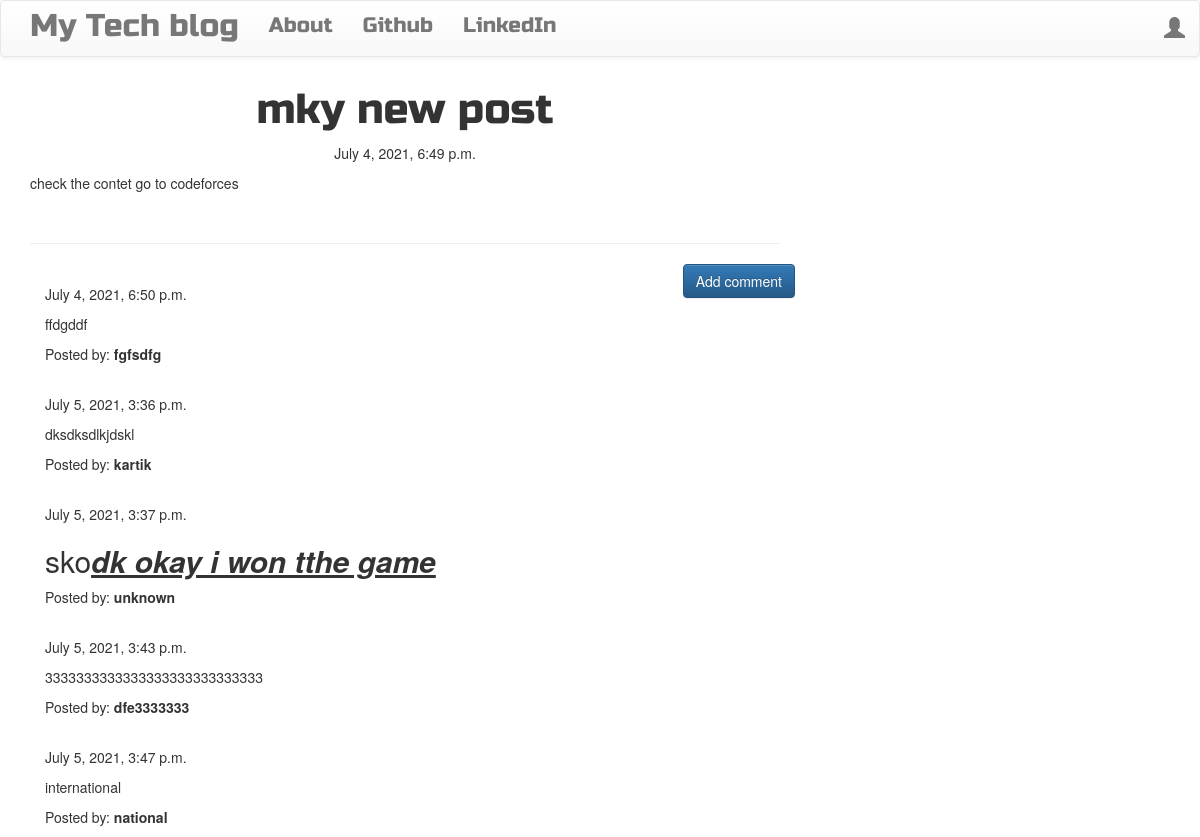
Screenshot of /post/2 with the database file from the repository.
### blog/models.py (models this page shows, shortened)
class Post(models.Model):
    author = models.ForeignKey('auth.User', on_delete=models.CASCADE,)
    title = models.CharField(max_length=200)
    text = models.TextField()
    created_date = models.DateTimeField(default=timezone.now)
    published_date = models.DateTimeField(blank=True, null=True)

class Comment(models.Model):
    post = models.ForeignKey('blog.Post', related_name='comments', on_delete=models.CASCADE,)
    author = models.CharField(max_length=200)
    text = models.TextField()
    created_date = models.DateTimeField(default=timezone.now)
    approved_comment = models.BooleanField(default=True)

### blog/views.py (the view)
# urls.py: re_path('post/(?P<pk>\d+)', views.PostDetailView.as_view(), name='post_detail'),
class PostDetailView(DetailView):
    model = Post

### blog/templates/blog/post_detail.html (shortened to what this page needs)
{% extends 'blog/base.html' %}
{% block content %}
        <h1 class='posttitle loader'>{{ post.title }}</h1>
        {% if post.published_date %}
            <div class="date postdate">
                {{ post.published_date }}
            </div>
        {% else %}
            <a class="btn btn-default" href="{% url 'post_publish' pk=post.pk %}">Publish</a>
        {% endif %}
      <p class='postcontent' >{{ post.text|safe|linebreaksbr }}</p>
  <hr>
  <a class="btn btn-primary btn-comment" href="{% url 'add_comment_to_post' pk=post.pk %}">Add comment</a>
  <div class="container">
  {% for comment in post.comments.all %}
  <br>
      {% if user.is_authenticated or comment.approved_comment %}
              {{ comment.created_date }}
          <p>{{ comment.text|safe|linebreaks }}</p>
          <p>Posted by: <strong>{{ comment.author }}</strong></p>
      {% endif %}
  {% empty %}
      <p>No comments posted.</p>
  {% endfor %}
</div>
{% endblock %}

### blog/templates/blog/base.html (shortened to what this page needs)
<!DOCTYPE html>
{% load static %}
<html>
    <head>
        <link rel="stylesheet" href="https://maxcdn.bootstrapcdn.com/bootstrap/3.3.7/css/bootstrap.min.css">
        <link rel="stylesheet" href="https://maxcdn.bootstrapcdn.com/bootstrap/3.3.7/css/bootstrap-theme.min.css">
        <link rel="stylesheet" href="//cdn.jsdelivr.net/medium-editor/latest/css/medium-editor.min.css" type="text/css" media="screen" charset="utf-8">
        <link rel="stylesheet" href="{% static 'css/blog.css' %}">
<body class='loader'>
  <nav class="navbar navbar-default techfont custom-navbar">
    <div class="container">
      <ul class="nav navbar-nav">
        <li><a class='navbar-brand bigbrand' href="{% url 'post_list' %}">My Tech blog</a></li>
        <li><a href="{% url 'about'%}">About</a></li>
        <li><a href="https://www.github.com">Github</a></li>
        <li><a href="https://www.linkedin.com">LinkedIn</a></li>
      </ul>
      <ul class="nav navbar-nav navbar-right">
        {% if user.is_authenticated %}
        <li>
          <a href="{% url 'post_new' %}" >New Post</a>
        </li>
        <li>
          <a href="{% url 'post_draft_list' %}">Drafts</a>
        </li>
        <li>
          <a href="{% url 'logout' %}" >Log out</a>
        </li>
        <li>
          <a >Welcome: {{ user.username }}</a>
        </li>
          {% else %}
          <li><a class='nav navbar-right' href="{% url 'login' %}" ><span class="glyphicon glyphicon-user"></span></a></li>
        {% endif %}
      </ul>
  </div>
</nav>
        <div class="content container">
            <div class="row">
                <div class="col-md-8">
                  <div class="blog_posts">
                    {% block content %}
                    {% endblock %}
                  </div>
                </div>
            </div>
        </div>
</body>
</html>

### blog/static/css/blog.css (style rules this page uses)
.techfont { font-family: 'Russo One', sans-serif; font-size: 1.5em; margin-bottom: 10px; }
.postdate { text-align: center; }
.posttitle { font-family: 'Russo One', sans-serif; font-size: 3em; text-align: center; }
.postcontent { font-family: 'Montserrat'; font-size: 1.5em; }
.btn-comment { position: absolute; right: 0px; }
.bigbrand { font-size: 1.5em; }
.loader { filter:hue-rotate(0deg); color: linear-gradient(45deg,#0f8,#08f); animation:hue 5000ms infinite linear; }

### rows the page displays
Post: title "mky new post", published_date "July 4, 2021, 6:49 p.m.", text "check the contet go to codeforces"
Comment: created_date "July 4, 2021, 6:50 p.m.", text "ffdgddf", author "fgfsdfg"
Comment: created_date "July 5, 2021, 3:36 p.m.", text "dksdksdlkjdskl", author "kartik"
Comment: created_date "July 5, 2021, 3:37 p.m.", text "sko dk okay i won tthe game", author "unknown"
Comment: created_date "July 5, 2021, 3:43 p.m.", text "3333333333333333333333333333", author "dfe3333333"
Comment: created_date "July 5, 2021, 3:47 p.m.", text "international", author "national"
